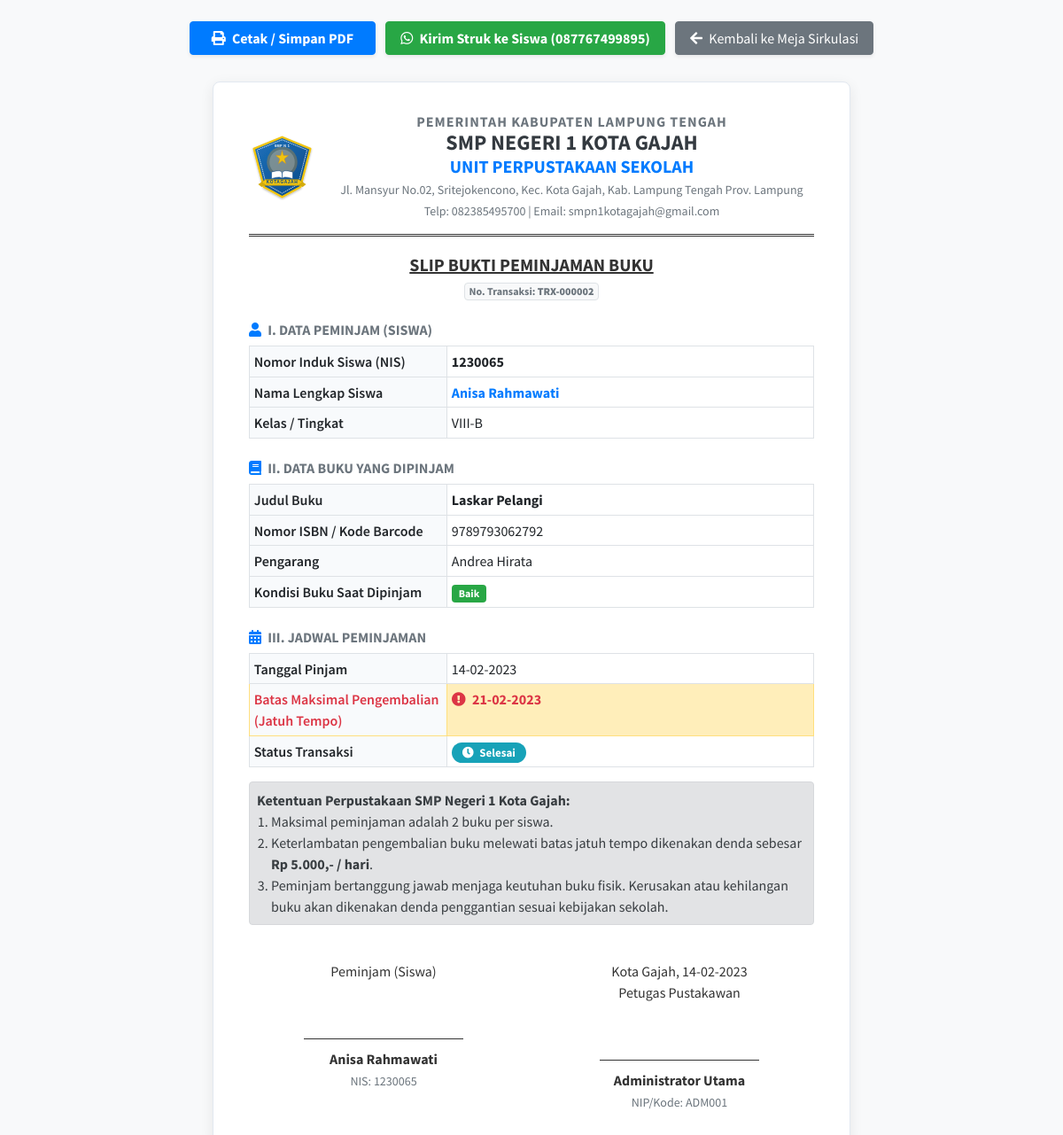
The app's page /admin/peminjaman/slip?id=2 (signed in) with its own data.
### tables this page shows
CREATE TABLE `identitas` (
  `id_identitas` int(11) NOT NULL AUTO_INCREMENT,
  `nama_app` varchar(50) NOT NULL,
  `alamat_app` text NOT NULL,
  `email_app` varchar(125) NOT NULL,
  `nomor_hp` char(50) NOT NULL,
  `latitude` varchar(50) DEFAULT '-4.9754',
  `longitude` varchar(50) DEFAULT '105.3188',
  PRIMARY KEY (`id_identitas`)
);

CREATE TABLE `peminjaman` (
  `id_peminjaman` int(11) NOT NULL AUTO_INCREMENT,
  `id_user` int(11) NOT NULL,
  `id_admin` int(11) NULL DEFAULT 1,
  `id_buku` int(11) NOT NULL,
  `nama_anggota` varchar(125) NOT NULL DEFAULT '',
  `judul_buku` varchar(125) NOT NULL DEFAULT '',
  `tanggal_peminjaman` varchar(100) NOT NULL,
  `tanggal_pengembalian` varchar(50) NOT NULL DEFAULT '',
  `status_transaksi` varchar(50) NOT NULL DEFAULT 'Sedang Dipinjam',
  `kondisi_buku_saat_dipinjam` varchar(125) NOT NULL DEFAULT 'Baik',
  `kondisi_buku_saat_dikembalikan` varchar(125) NOT NULL DEFAULT '',
  `denda` varchar(125) NOT NULL DEFAULT 'Tidak ada',
  PRIMARY KEY (`id_peminjaman`),
  INDEX `idx_pinjam_user` (`id_user`),
  INDEX `idx_pinjam_admin` (`id_admin`),
  INDEX `idx_pinjam_buku` (`id_buku`),
  INDEX `idx_pinjam_status` (`status_transaksi`),
  INDEX `idx_pinjam_tanggal` (`tanggal_peminjaman`, `tanggal_pengembalian`),
  CONSTRAINT `fk_pinjam_user` FOREIGN KEY (`id_user`) REFERENCES `user` (`id_user`) ON UPDATE CASCADE ON DELETE RESTRICT,
  CONSTRAINT `fk_pinjam_admin` FOREIGN KEY (`id_admin`) REFERENCES `user` (`id_user`) ON UPDATE CASCADE ON DELETE SET NULL,
  CONSTRAINT `fk_pinjam_buku` FOREIGN KEY (`id_buku`) REFERENCES `buku` (`id_buku`) ON UPDATE CASCADE ON DELETE RESTRICT
);

CREATE TABLE `user` (
  `id_user` int(11) NOT NULL AUTO_INCREMENT,
  `kode_user` varchar(25) NOT NULL,
  `nis` char(25) NOT NULL DEFAULT '-',
  `fullname` varchar(125) NOT NULL,
  `username` varchar(50) NOT NULL,
  `password` varchar(50) NOT NULL,
  `kelas` varchar(50) NOT NULL DEFAULT '-',
  `alamat` varchar(225) NOT NULL DEFAULT '-',
  `no_whatsapp` varchar(25) NOT NULL DEFAULT '087767499895',
  `verif` varchar(50) NOT NULL DEFAULT 'Akun Terverifikasi',
  `role` varchar(50) NOT NULL DEFAULT 'Siswa',
  `jam_aktif` varchar(100) NOT NULL DEFAULT '07:30 - 15:30 WIB',
  `join_date` varchar(125) NOT NULL,
  `terakhir_login` varchar(125) NOT NULL DEFAULT '-',
  PRIMARY KEY (`id_user`),
  INDEX `idx_user_role` (`role`),
  INDEX `idx_user_username` (`username`)
);

CREATE TABLE `buku` (
  `id_buku` int(11) NOT NULL AUTO_INCREMENT,
  `id_kategori` int(11) NOT NULL,
  `id_penerbit` int(11) NOT NULL,
  `id_pengarang` int(11) NOT NULL,
  `judul_buku` varchar(125) NOT NULL,
  `kategori_buku` varchar(125) NOT NULL DEFAULT '',
  `penerbit_buku` varchar(125) NOT NULL DEFAULT '',
  `pengarang` varchar(125) NOT NULL,
  `tahun_terbit` varchar(125) NOT NULL,
  `isbn` varchar(50) NOT NULL DEFAULT '',
  `j_buku_baik` int(11) NOT NULL DEFAULT 0,
  `j_buku_rusak` int(11) NOT NULL DEFAULT 0,
  `j_buku_hilang` int(11) NOT NULL DEFAULT 0,
  `sinopsis` text DEFAULT NULL,
  `cover` varchar(255) DEFAULT NULL,
  `harga` int(11) NOT NULL DEFAULT 65000,
  PRIMARY KEY (`id_buku`),
  INDEX `idx_buku_kategori` (`id_kategori`),
  INDEX `idx_buku_penerbit` (`id_penerbit`),
  INDEX `idx_buku_pengarang` (`id_pengarang`),
  INDEX `idx_buku_judul` (`judul_buku`),
  INDEX `idx_buku_isbn` (`isbn`),
  CONSTRAINT `fk_buku_kategori` FOREIGN KEY (`id_kategori`) REFERENCES `kategori` (`id_kategori`) ON UPDATE CASCADE ON DELETE RESTRICT,
  CONSTRAINT `fk_buku_penerbit` FOREIGN KEY (`id_penerbit`) REFERENCES `penerbit` (`id_penerbit`) ON UPDATE CASCADE ON DELETE RESTRICT,
  CONSTRAINT `fk_buku_pengarang` FOREIGN KEY (`id_pengarang`) REFERENCES `pengarang` (`id_pengarang`) ON UPDATE CASCADE ON DELETE RESTRICT
);

### views/admin/slip_peminjaman.php (the view, shortened to what the rows shown need)
<?php
$base = (new Controller())->baseUrl();
$tglPinjam = $loan['tanggal_peminjaman'];
$tglPinjamObj = DateTime::createFromFormat('d-m-Y', $tglPinjam) ?: new DateTime();
$tglJatuhTempo = clone $tglPinjamObj;
$tglJatuhTempo->modify('+7 days');
$currentSlipUrl = $base . "admin/peminjaman/slip?id=" . $loan['id_peminjaman'];
$waText = "*PERPUSTAKAAN SMP NEGERI 1 KOTA GAJAH*\n";
$waText .= "Halo *{$loan['fullname']}* (NIS: {$loan['nis']}, Kelas: {$loan['kelas']}),\n";
$waText .= "Berikut bukti peminjaman buku perpustakaan Anda:\n";
$waText .= "📖 *Judul Buku:* {$loan['judul_buku']}\n";
$waText .= "📅 *Tanggal Pinjam:* {$loan['tanggal_peminjaman']}\n";
$waText .= "⏰ *Batas Kembali:* {$tglJatuhTempo->format('d-m-Y')}\n";
$waText .= "📄 *Struk Digital (PDF):* {$currentSlipUrl}\n\n";
$waText .= "Harap mengembalikan buku tepat waktu. Terima kasih!\n";
$waText .= "_Petugas Perpustakaan SMPN 1 Kota Gajah (WA: 082385495700)_";
$waStrukUrl = 'https://api.whatsapp.com/send?phone=6287767499895&text=' . rawurlencode($waText);
?>
<!DOCTYPE html>
<html lang="id">
<head>
  <link rel="stylesheet" href="https://cdnjs.cloudflare.com/ajax/libs/font-awesome/5.15.4/css/all.min.css">
  <link rel="stylesheet" href="https://cdn.jsdelivr.net/npm/bootstrap@4.6.2/dist/css/bootstrap.min.css">
</head>
<body>
<div class="container text-center my-4 no-print">
  <button type="button" class="btn btn-primary px-4 font-weight-bold shadow-sm mr-2" onclick="window.print()">
    <i class="fas fa-print mr-1"></i> Cetak / Simpan PDF
  </button>
  <a href="<?= $waStrukUrl ?>" target="_blank" class="btn btn-success px-3 font-weight-bold shadow-sm mr-2">
    <i class="fab fa-whatsapp mr-1"></i> Kirim Struk ke Siswa (087767499895)
  </a>
  <a href="<?= $base ?>admin/peminjaman" class="btn btn-secondary px-3 shadow-sm">
    <i class="fas fa-arrow-left mr-1"></i> Kembali ke Meja Sirkulasi
  </a>
</div>
<div class="slip-container">
  <div class="kop-surat d-flex align-items-center">
    <div class="mr-3">
      <img src="<?= $base ?>assets/img/logo.svg" alt="Logo" class="kop-logo">
    </div>
    <div class="flex-grow-1 text-center">
      <h6 class="mb-0 text-muted font-weight-bold text-uppercase" style="letter-spacing: 1px;">PEMERINTAH KABUPATEN LAMPUNG TENGAH</h6>
      <h4 class="mb-0 font-weight-bold text-dark">SMP NEGERI 1 KOTA GAJAH</h4>
      <h5 class="mb-1 text-primary font-weight-bold">UNIT PERPUSTAKAAN SEKOLAH</h5>
      <small class="text-muted d-block"><?= htmlspecialchars($identitas['alamat_app'] ?? 'Jl. Mansyur No.02 Kota Gajah') ?></small>
      <small class="text-muted">Telp: <?= htmlspecialchars($identitas['nomor_hp'] ?? '-') ?> | Email: <?= htmlspecialchars($identitas['email_app'] ?? '-') ?></small>
    </div>
  </div>
  <div class="text-center my-3">
    <h5 class="font-weight-bold text-uppercase mb-1" style="text-decoration: underline;">SLIP BUKTI PEMINJAMAN BUKU</h5>
    <span class="badge badge-light border text-muted">
      No. Transaksi: <strong>TRX-<?= str_pad((string)$loan['id_peminjaman'], 6, '0', STR_PAD_LEFT) ?></strong>
    </span>
  </div>
  <h6 class="font-weight-bold text-secondary mb-2 mt-4">
    <i class="fas fa-user mr-1 text-primary"></i> I. DATA PEMINJAM (SISWA)
  </h6>
  <table class="table table-sm table-bordered table-detail mb-3">
    <tr>
      <th>Nomor Induk Siswa (NIS)</th>
      <td class="font-weight-bold"><?= htmlspecialchars($loan['nis'] ?: '-') ?></td>
    </tr>
    <tr>
      <th>Nama Lengkap Siswa</th>
      <td class="font-weight-bold text-primary"><?= htmlspecialchars($loan['fullname'] ?: $loan['nama_anggota']) ?></td>
    </tr>
    <tr>
      <th>Kelas / Tingkat</th>
      <td><?= htmlspecialchars($loan['kelas'] ?: '-') ?></td>
    </tr>
  </table>
  <h6 class="font-weight-bold text-secondary mb-2 mt-4">
    <i class="fas fa-book mr-1 text-primary"></i> II. DATA BUKU YANG DIPINJAM
  </h6>
  <table class="table table-sm table-bordered table-detail mb-3">
    <tr>
      <th>Judul Buku</th>
      <td class="font-weight-bold"><?= htmlspecialchars($loan['judul_buku']) ?></td>
    </tr>
    <tr>
      <th>Nomor ISBN / Kode Barcode</th>
      <td><?= htmlspecialchars($loan['isbn'] ?: '-') ?></td>
    </tr>
    <tr>
      <th>Pengarang</th>
      <td><?= htmlspecialchars($loan['pengarang'] ?: '-') ?></td>
    </tr>
    <tr>
      <th>Kondisi Buku Saat Dipinjam</th>
      <td><span class="badge badge-success px-2 py-1"><?= htmlspecialchars($loan['kondisi_buku_saat_dipinjam'] ?: 'Baik') ?></span></td>
    </tr>
  </table>
  <h6 class="font-weight-bold text-secondary mb-2 mt-4">
    <i class="fas fa-calendar-alt mr-1 text-primary"></i> III. JADWAL PEMINJAMAN
  </h6>
  <table class="table table-sm table-bordered table-detail mb-3">
    <tr>
      <th>Tanggal Pinjam</th>
      <td><?= htmlspecialchars($loan['tanggal_peminjaman']) ?></td>
    </tr>
    <tr class="table-warning">
      <th class="text-danger">Batas Maksimal Pengembalian (Jatuh Tempo)</th>
      <td class="font-weight-bold text-danger">
        <i class="fas fa-exclamation-circle mr-1"></i> <?= $tglJatuhTempo->format('d-m-Y') ?>
      </td>
    </tr>
    <tr>
      <th>Status Transaksi</th>
      <td>
        <span class="badge badge-info badge-status">
          <i class="fas fa-clock mr-1"></i> <?= htmlspecialchars($loan['status_transaksi']) ?>
        </span>
      </td>
    </tr>
  </table>
  <div class="alert alert-secondary text-xs my-3 p-2">
    <strong>Ketentuan Perpustakaan SMP Negeri 1 Kota Gajah:</strong>
    <ol class="mb-0 pl-3">
      <li>Maksimal peminjaman adalah 2 buku per siswa.</li>
      <li>Keterlambatan pengembalian buku melewati batas jatuh tempo dikenakan denda sebesar <strong>Rp 5.000,- / hari</strong>.</li>
      <li>Peminjam bertanggung jawab menjaga keutuhan buku fisik. Kerusakan atau kehilangan buku akan dikenakan denda penggantian sesuai kebijakan sekolah.</li>
    </ol>
  </div>
  <div class="row ttd-box text-center">
    <div class="col-6">
      <p class="mb-1 text-sm">Peminjam (Siswa)</p>
      <div class="ttd-line"></div>
      <p class="mt-1 font-weight-bold text-sm mb-0"><?= htmlspecialchars($loan['fullname'] ?: $loan['nama_anggota']) ?></p>
      <small class="text-muted">NIS: <?= htmlspecialchars($loan['nis'] ?: '-') ?></small>
    </div>
    <div class="col-6">
      <p class="mb-1 text-sm">Kota Gajah, <?= htmlspecialchars($loan['tanggal_peminjaman']) ?><br>Petugas Pustakawan</p>
      <div class="ttd-line"></div>
      <p class="mt-1 font-weight-bold text-sm mb-0"><?= htmlspecialchars($_SESSION['user']['fullname'] ?? 'Pustakawan SMPN 1') ?></p>
      <small class="text-muted">NIP/Kode: <?= htmlspecialchars($_SESSION['user']['kode_user'] ?? 'PST-01') ?></small>
    </div>
  </div>
</div>
</body>
</html>

### records on screen
identitas: alamat_app "Jl. Mansyur No.02, Sritejokencono, Kec. Kota Gajah, Kab. Lampung Tengah Prov. Lampung", nomor_hp "082385495700", email_app "smpn1kotagajah@gmail.com"
peminjaman: id_peminjaman "000002", id_user.nis "1230065", id_user.fullname "Anisa Rahmawati", id_user.kelas "VIII-B", judul_buku "Laskar Pelangi", id_buku.isbn "9789793062792", id_buku.pengarang "Andrea Hirata", kondisi_buku_saat_dipinjam "Baik", tanggal_peminjaman "14-02-2023", tanggal_peminjaman "21-02-2023", status_transaksi "Selesai"

### other values on screen
$_SESSION['user']['fullname'] "Administrator Utama"
$_SESSION['user']['kode_user'] "ADM001"
